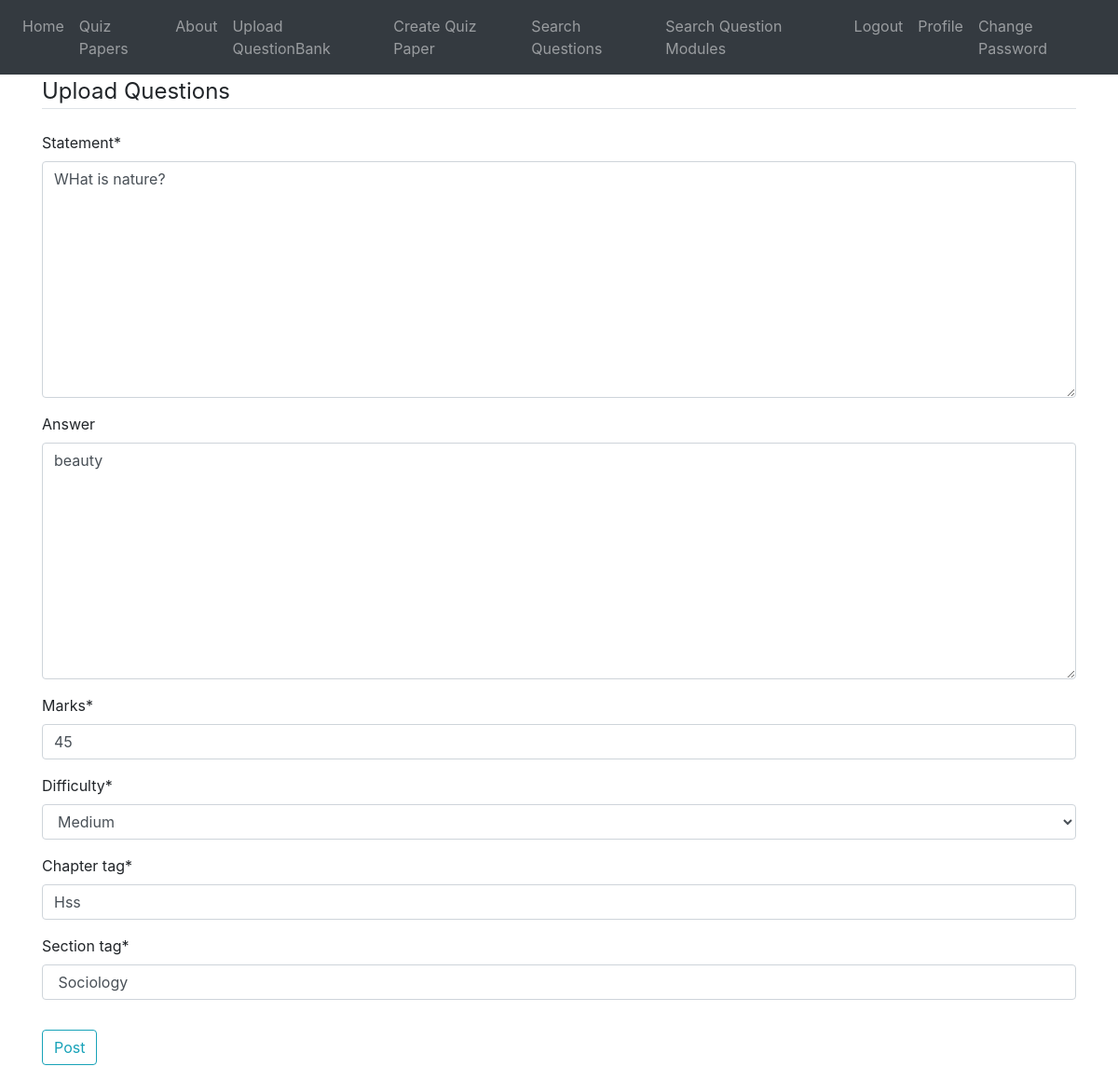
/post/19/update/ (signed in), run on the app's committed database.
### blog/models.py (models this page shows, shortened)
class Question(models.Model):
    date_posted = models.DateTimeField(default=timezone.now)
    author = models.ForeignKey(User, on_delete=models.CASCADE) #If the user is deleted, its post will also be deleted
    statement = models.TextField()
    answer = models.TextField(blank=True, null=True)
    marks = models.PositiveIntegerField()
    chapter_tag = models.CharField(max_length=1000)
    section_tag = models.CharField(max_length=1000)
    parent = models.PositiveIntegerField(null=True)
    isRoot = models.IntegerField()
    difficulty_Choices = (("Easy","Easy"),("Medium", "Medium"), ("Hard","Hard"))
    difficulty = models.CharField(max_length=9, choices=difficulty_Choices, default="Medium")
    formfield_overrides = {
        models.CharField : {'widget': TextInput(attrs={'size':20})},
        models.TextField : {'widget': Textarea(attrs={'rows':4, 'cols':40})}
    }

### blog/views.py (the view, shortened to what this page needs)
# urls.py: path('post/<int:pk>/update/', QuestionUpdateView.as_view(), name='post-update'),
class QuestionUpdateView(LoginRequiredMixin,UserPassesTestMixin,UpdateView):
    model = Question
    fields = ['statement', 'answer', 'marks', 'difficulty', 'chapter_tag', 'section_tag']
    def test_func(self):
        post = self.get_object()
        return self.request.user == post.author
    def get_context_data(self, **kwargs):
        context = super().get_context_data(**kwargs)
        context['title'] = "Update Post"
        return context

### blog/templates/blog/question_form.html (shortened to what this page needs)
{% extends "blog/base.html"%}
{% load crispy_forms_tags %}
{% block content%}
        <div class="content-section">
            <form method="POST" enctype="multipart/form-data">
                <fieldset class="form-group">
                    <legend class="border-bottom mb-4">Upload Questions</legend>
                {{ form| crispy}}
                </fieldset>
                <div class="form-group">
                    <button class="btn btn-outline-info" type="submit">Post</button>
                </div>
            </form>
        </div>
{% endblock content %}

### data on the page
Question: statement "WHat is nature?", answer "beauty", marks "45", difficulty "Medium", chapter_tag "Hss", section_tag "Sociology"
